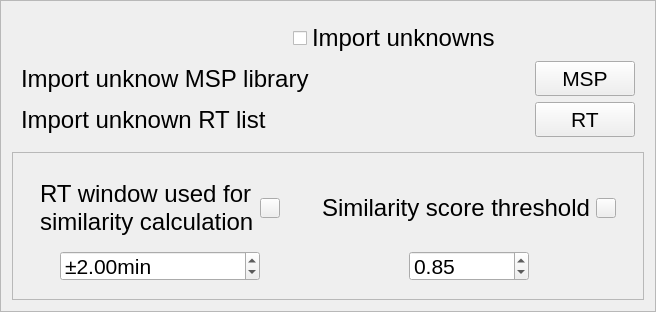
            <widget class="QFrame" name="frame_10">
             <property name="minimumSize">
              <size>
               <width>0</width>
               <height>0</height>
              </size>
             </property>
             <property name="frameShape">
              <enum>QFrame::StyledPanel</enum>
             </property>
             <property name="frameShadow">
              <enum>QFrame::Raised</enum>
             </property>
             <layout class="QGridLayout" name="gridLayout_18">
              <item row="1" column="0">
               <widget class="QFrame" name="frame_19">
                <property name="frameShape">
                 <enum>QFrame::StyledPanel</enum>
                </property>
                <property name="frameShadow">
                 <enum>QFrame::Raised</enum>
                </property>
                <layout class="QGridLayout" name="gridLayout_10">
                 <item row="0" column="0">
                  <widget class="QFrame" name="frame_20">
                   <property name="sizePolicy">
                    <sizepolicy hsizetype="Expanding" vsizetype="Expanding">
                     <horstretch>0</horstretch>
                     <verstretch>0</verstretch>
                    </sizepolicy>
                   </property>
                   <property name="minimumSize">
                    <size>
                     <width>0</width>
                     <height>0</height>
                    </size>
                   </property>
                   <property name="maximumSize">
                    <size>
                     <width>16777215</width>
                     <height>16777215</height>
                    </size>
                   </property>
                   <layout class="QGridLayout" name="gridLayout_21">
                    <item row="1" column="0">
                     <spacer name="horizontalSpacer_21">
                      <property name="orientation">
                       <enum>Qt::Horizontal</enum>
                      </property>
                      <property name="sizeHint" stdset="0">
                       <size>
                        <width>23</width>
                        <height>20</height>
                       </size>
                      </property>
                     </spacer>
                    </item>
                    <item row="1" column="2">
                     <spacer name="horizontalSpacer_22">
                      <property name="orientation">
                       <enum>Qt::Horizontal</enum>
                      </property>
                      <property name="sizeHint" stdset="0">
                       <size>
                        <width>23</width>
                        <height>20</height>
                       </size>
                      </property>
                     </spacer>
                    </item>
                    <item row="0" column="0" colspan="3">
                     <widget class="QWidget" name="widget_17" native="true">
                      <layout class="QHBoxLayout" name="horizontalLayout_19">
                       <item>
                        <widget class="QLabel" name="label_7">
                         <property name="sizePolicy">
                          <sizepolicy hsizetype="Maximum" vsizetype="Preferred">
                           <horstretch>0</horstretch>
                           <verstretch>0</verstretch>
                          </sizepolicy>
                         </property>
                         <property name="minimumSize">
                          <size>
                           <width>0</width>
                           <height>0</height>
                          </size>
                         </property>
                         <property name="maximumSize">
                          <size>
                           <width>16777215</width>
                           <height>16777215</height>
                          </size>
                         </property>
                         <property name="font">
                          <font>
                           <pointsize>18</pointsize>
                           <weight>50</weight>
                           <italic>false</italic>
                           <bold>false</bold>
                          </font>
                         </property>
                         <property name="styleSheet">
                          <string notr="true">font: 18pt;</string>
                         </property>
                         <property name="text">
                          <string>RT window used for similarity calculation</string>
                         </property>
                         <property name="wordWrap">
                          <bool>true</bool>
                         </property>
                        </widget>
                       </item>
                       <item>
                        <widget class="QPushButton" name="pushButton_23">
                         <property name="minimumSize">
                          <size>
                           <width>20</width>
                           <height>20</height>
                          </size>
                         </property>
                         <property name="maximumSize">
                          <size>
                           <width>20</width>
                           <height>20</height>
                          </size>
                         </property>
                         <property name="text">
                          <string/>
                         </property>
                         <property name="icon">
                          <iconset>
                           <normaloff>R-C.png</normaloff>R-C.png</iconset>
                         </property>
                         <property name="iconSize">
                          <size>
                           <width>20</width>
                           <height>20</height>
                          </size>
                         </property>
                        </widget>
                       </item>
                      </layout>
                     </widget>
                    </item>
                    <item row="1" column="1">
                     <widget class="QDoubleSpinBox" name="doubleSpinBox_11">
                      <property name="minimumSize">
                       <size>
                        <width>200</width>
                        <height>30</height>
                       </size>
                      </property>
                      <property name="maximumSize">
                       <size>
                        <width>200</width>
                        <height>30</height>
                       </size>
                      </property>
                      <property name="font">
                       <font>
                        <pointsize>16</pointsize>
                        <weight>50</weight>
                        <italic>false</italic>
                        <bold>false</bold>
                       </font>
                      </property>
                      <property name="styleSheet">
                       <string notr="true">font: 16pt;</string>
                      </property>
                      <property name="prefix">
                       <string>±</string>
                      </property>
                      <property name="suffix">
                       <string>min</string>
                      </property>
                      <property name="value">
                       <double>2.000000000000000</double>
                      </property>
                     </widget>
                    </item>
                   </layout>
                  </widget>
                 </item>
                 <item row="0" column="1">
                  <widget class="QFrame" name="frame_23">
                   <property name="sizePolicy">
                    <sizepolicy hsizetype="Expanding" vsizetype="Expanding">
                     <horstretch>0</horstretch>
                     <verstretch>0</verstretch>
                    </sizepolicy>
                   </property>
                   <property name="minimumSize">
                    <size>
                     <width>0</width>
                     <height>0</height>
                    </size>
                   </property>
                   <property name="maximumSize">
                    <size>
                     <width>16777215</width>
                     <height>16777215</height>
                    </size>
                   </property>
                   <layout class="QGridLayout" name="gridLayout_17">
                    <item row="0" column="0" colspan="3">
                     <widget class="QWidget" name="widget_15" native="true">
                      <layout class="QHBoxLayout" name="horizontalLayout_20">
                       <item>
                        <widget class="QLabel" name="label_23">
                         <property name="sizePolicy">
                          <sizepolicy hsizetype="Maximum" vsizetype="Preferred">
                           <horstretch>0</horstretch>
                           <verstretch>0</verstretch>
                          </sizepolicy>
                         </property>
                         <property name="minimumSize">
                          <size>
                           <width>0</width>
                           <height>0</height>
                          </size>
                         </property>
                         <property name="maximumSize">
                          <size>
                           <width>16777215</width>
                           <height>16777215</height>
                          </size>
                         </property>
                         <property name="font">
                          <font>
                           <pointsize>18</pointsize>
                           <weight>50</weight>
                           <italic>false</italic>
                           <bold>false</bold>
                          </font>
                         </property>
                         <property name="styleSheet">
                          <string notr="true">font: 18pt;</string>
                         </property>
                         <property name="text">
                          <string>Similarity score threshold</string>
                         </property>
                         <property name="wordWrap">
                          <bool>true</bool>
                         </property>
                        </widget>
                       </item>
                       <item>
                        <widget class="QPushButton" name="pushButton_21">
                         <property name="minimumSize">
                          <size>
                           <width>20</width>
                           <height>20</height>
                          </size>
                         </property>
                         <property name="maximumSize">
                          <size>
                           <width>20</width>
                           <height>20</height>
                          </size>
                         </property>
                         <property name="text">
                          <string/>
                         </property>
                         <property name="icon">
                          <iconset>
                           <normaloff>R-C.png</normaloff>R-C.png</iconset>
                         </property>
                         <property name="iconSize">
                          <size>
                           <width>20</width>
                           <height>20</height>
                          </size>
                         </property>
                        </widget>
                       </item>
                      </layout>
                     </widget>
                    </item>
                    <item row="1" column="0">
                     <spacer name="horizontalSpacer_23">
                      <property name="orientation">
                       <enum>Qt::Horizontal</enum>
                      </property>
                      <property name="sizeHint" stdset="0">
                       <size>
                        <width>53</width>
                        <height>20</height>
                       </size>
                      </property>
                     </spacer>
                    </item>
                    <item row="1" column="2">
                     <spacer name="horizontalSpacer_24">
                      <property name="orientation">
                       <enum>Qt::Horizontal</enum>
                      </property>
                      <property name="sizeHint" stdset="0">
                       <size>
                        <width>53</width>
                        <height>20</height>
                       </size>
                      </property>
                     </spacer>
                    </item>
                    <item row="1" column="1">
                     <widget class="QDoubleSpinBox" name="doubleSpinBox_12">
                      <property name="minimumSize">
                       <size>
                        <width>120</width>
                        <height>30</height>
                       </size>
                      </property>
                      <property name="maximumSize">
                       <size>
                        <width>120</width>
                        <height>30</height>
                       </size>
                      </property>
                      <property name="font">
                       <font>
                        <pointsize>16</pointsize>
                        <weight>50</weight>
                        <italic>false</italic>
                        <bold>false</bold>
                       </font>
                      </property>
                      <property name="styleSheet">
                       <string notr="true">font: 16pt;</string>
                      </property>
                      <property name="value">
                       <double>0.850000000000000</double>
                      </property>
                     </widget>
                    </item>
                   </layout>
                  </widget>
                 </item>
                </layout>
               </widget>
              </item>
              <item row="0" column="0">
               <widget class="QWidget" name="widget_14" native="true">
                <layout class="QGridLayout" name="gridLayout_15">
                 <item row="0" column="0">
                  <spacer name="horizontalSpacer_17">
                   <property name="orientation">
                    <enum>Qt::Horizontal</enum>
                   </property>
                   <property name="sizeHint" stdset="0">
                    <size>
                     <width>197</width>
                     <height>20</height>
                    </size>
                   </property>
                  </spacer>
                 </item>
                 <item row="0" column="1">
                  <widget class="QCheckBox" name="checkBox_3">
                   <property name="sizePolicy">
                    <sizepolicy hsizetype="Preferred" vsizetype="Fixed">
                     <horstretch>0</horstretch>
                     <verstretch>0</verstretch>
                    </sizepolicy>
                   </property>
                   <property name="styleSheet">
                    <string notr="true">font: 18pt;</string>
                   </property>
                   <property name="text">
                    <string>Import unknowns</string>
                   </property>
                  </widget>
                 </item>
                 <item row="0" column="2" colspan="2">
                  <spacer name="horizontalSpacer_18">
                   <property name="orientation">
                    <enum>Qt::Horizontal</enum>
                   </property>
                   <property name="sizeHint" stdset="0">
                    <size>
                     <width>128</width>
                     <height>20</height>
                    </size>
                   </property>
                  </spacer>
                 </item>
                 <item row="1" column="0" colspan="3">
                  <widget class="QLabel" name="label_22">
                   <property name="sizePolicy">
                    <sizepolicy hsizetype="Preferred" vsizetype="Preferred">
                     <horstretch>0</horstretch>
                     <verstretch>0</verstretch>
                    </sizepolicy>
                   </property>
                   <property name="minimumSize">
                    <size>
                     <width>0</width>
                     <height>0</height>
                    </size>
                   </property>
                   <property name="font">
                    <font>
                     <pointsize>18</pointsize>
                     <weight>50</weight>
                     <italic>false</italic>
                     <bold>false</bold>
                    </font>
                   </property>
                   <property name="styleSheet">
                    <string notr="true">font: 18pt;</string>
                   </property>
                   <property name="text">
                    <string>Import unknow MSP library </string>
                   </property>
                   <property name="scaledContents">
                    <bool>false</bool>
                   </property>
                   <property name="alignment">
                    <set>Qt::AlignLeading|Qt::AlignLeft|Qt::AlignVCenter</set>
                   </property>
                   <property name="wordWrap">
                    <bool>true</bool>
                   </property>
                  </widget>
                 </item>
                 <item row="1" column="3">
                  <widget class="QPushButton" name="pushButton_16">
                   <property name="minimumSize">
                    <size>
                     <width>100</width>
                     <height>35</height>
                    </size>
                   </property>
                   <property name="maximumSize">
                    <size>
                     <width>100</width>
                     <height>35</height>
                    </size>
                   </property>
                   <property name="styleSheet">
                    <string notr="true">font: 16pt;</string>
                   </property>
                   <property name="text">
                    <string>MSP</string>
                   </property>
                  </widget>
                 </item>
                 <item row="2" column="0" colspan="3">
                  <widget class="QLabel" name="label_21">
                   <property name="sizePolicy">
                    <sizepolicy hsizetype="Preferred" vsizetype="Preferred">
                     <horstretch>0</horstretch>
                     <verstretch>0</verstretch>
                    </sizepolicy>
                   </property>
                   <property name="minimumSize">
                    <size>
                     <width>0</width>
                     <height>0</height>
                    </size>
                   </property>
                   <property name="font">
                    <font>
                     <pointsize>18</pointsize>
                     <weight>50</weight>
                     <italic>false</italic>
                     <bold>false</bold>
                    </font>
                   </property>
                   <property name="styleSheet">
                    <string notr="true">font: 18pt;</string>
                   </property>
                   <property name="text">
                    <string>Import unknown RT list</string>
                   </property>
                   <property name="textFormat">
                    <enum>Qt::AutoText</enum>
                   </property>
                   <property name="scaledContents">
                    <bool>false</bool>
                   </property>
                   <property name="alignment">
                    <set>Qt::AlignLeading|Qt::AlignLeft|Qt::AlignVCenter</set>
                   </property>
                   <property name="wordWrap">
                    <bool>true</bool>
                   </property>
                  </widget>
                 </item>
                 <item row="2" column="3">
                  <widget class="QPushButton" name="pushButton_17">
                   <property name="minimumSize">
                    <size>
                     <width>100</width>
                     <height>35</height>
                    </size>
                   </property>
                   <property name="maximumSize">
                    <size>
                     <width>100</width>
                     <height>35</height>
                    </size>
                   </property>
                   <property name="styleSheet">
                    <string notr="true">font: 16pt;</string>
                   </property>
                   <property name="text">
                    <string>RT</string>
                   </property>
                  </widget>
                 </item>
                </layout>
               </widget>
              </item>
             </layout>
            </widget>
